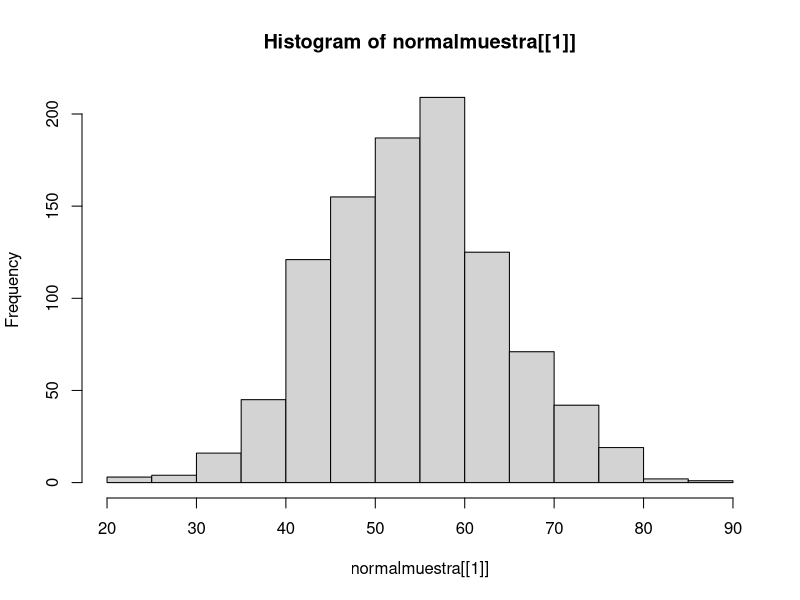

Reproduce this figure in R.
## ---- chunk 1

# Lanzar la moneda
N <- 5000 # Cantidad de lanzamientos
moneda <- c("cara","sello")
resultado <- sample(moneda, N, T)

# Calculo de la probabilidad
prob <- table(resultado)/N
print(prob)

# Calcular el error
Emin <- 0.0001 # Error aceptable
error = (prob - 0.5)
print(error)

# Esta dentro del error esperado?
error < Emin

## ---- chunk 2

# Lanzar la moneda
N <- 5000 # Cantidad de lanzamientos
moneda <- c("cara","sello")

# Se coloca las probabilidades en un arreglo
PROB_CARGADAS <- c(0.6,0.4)  # 0.6 para "cara" & 0.4 para "sello"
resultado <- sample(moneda, N, T, prob = PROB_CARGADAS)

# Calculo de la probabilidad
prob <- table(resultado)/N
print(prob)

# Calcular el error
Emin <- 0.0001 # Error aceptable
error = (prob - PROB_CARGADAS)
print(error)

# Esta dentro del error esperado?
error < Emin
## ---- chunk 3

# Donde n es la cantidad de datos a simular
# Donde theta es la probabilidad de exito
bernoulli <- function(n,theta) {
  uniformes=runif(n, min=0, max=1) # Mantenemos una linea constante 
  resultados=rep(0,n)
  for (i in 1:n) 
    if (uniformes[i]>=1-theta) 
      resultados[i]=1
    else 
      resultados[i]=0
  return(resultados) 
}


# La probabiidad de que salga Sello es 0.4
# El "0" es Cara 
muestra <- bernoulli(10,0.4)
table(muestra)

## ---- chunk 4
# Usamos la funcion de bernulli
muestra <- bernoulli(6,0.15)
table(muestra)
## ---- chunk 5
PROB_EXITO   <- 0.85
PROB_FRACASO <- 0.15

n <- 6
sum <-0
for (x in 0:6) {
  p <- choose(n,x)*PROB_EXITO^x*PROB_FRACASO^(n-x)
  print(p)
  sum <- sum + p
}
# Sumatoria de todas las probabilidades
print(sum)

#choose(6,2)*PROB_EXITO^2*PROB_FRACASO^6


## ---- chunk 6
prob_teoricas <-function(n,r) {
  
  PROB_EXITO   <- 0.85
  PROB_FRACASO <- 0.15

  x <- rep(0,n)
  
  for (i in 0:n)
    x[i]<-sum(bernoulli(r,theta))
    x[i] <- choose(n,x)*PROB_EXITO^x*PROB_FRACASO^(n-x)
  
  return(x)
}



## ---- chunk 7
#Funcion para generar numeros pseudoaleatorios 
# de una distribucion Binomial con parametros r y theta (primera forma)
# r : numero de repeticiones
binomial1 <- function(n,r,theta) {
  
  U=matrix(runif(n*r),n,r)
  
  resultados=matrix(0,n,r)
  for (i in 1:n)
    for (j in 1:r)
      if (U[i,j]<=theta)
        resultados[i,j]=1  
      else 
  resultados[i,j]=0
  #print(resultados)
  
  #vector=apply(resultados,1,sum)  # 1 suma filas
  vector=apply(resultados,2,sum)  # 2 suma columnas
  #print(vector)
  
  prob <- table(vector)/r
  print(prob)
  
}

n <-  6 # tamanho de muestra
r <- 50 # numero de repeticiones
PROB_EXITO <- 0.85

binomial1(n,r,PROB_EXITO)

## ---- chunk 8
n <-  6 # tamanho de muestra
r <- 50000 # numero de repeticiones
PROB_EXITO <- 0.85
binomial1(n,r,PROB_EXITO)

## ---- chunk 9
# Funcion para generar numeros pseudoaleatorios 
# de una distribucion Binomial con parametros 
# r y theta (segunda forma)
# r : numero de repeticiones
binomial2 <-function(n,r,theta) {
  x <- rep(0,n)
  
  for (i in 1:r)
    x[i]<-sum(bernoulli(n,theta))
  
  #print(x)
  
  prob = table(x)/r
  print(prob)
  
}

binomial2(6,50000,0.85)

## ---- chunk 10
# Usando librerias de R
rbinom(100,6,0.85)
# Sale
## ---- chunk 11
# Valores estimados de las probabilidades
r <-100000
mangos <- rbinom(r,6,0.85)
prob_estimada <- table(mangos)/r
print(prob_estimada)

## ---- chunk 12
# Valores teoricos de probabilidades
prob_teorica <- dbinom(0:6,6, 0.85)
print(prob_teorica)
## ---- chunk 13

## ---- chunk 14
# Obtiene la cantidad de veces que se repite la prueba hasta obtener el exito

rgeom(1,0.8)

# Si por ejemplo sale 2, entonces el Cazador mato al Tigre en el 3 tiro
## ---- chunk 15
r <- 100000 # numero de ensayos
table(rgeom(r, 0.8)) / r
## ---- chunk 16

## ---- chunk 17
normal2=function(n,mu,sigma)
{
x=rep(0,n)
y=rep(0,n)
for(i in 1:n)
{
 u1=runif(1, min=0,max=1)
 u2= runif(1, min=0,max=1)
 R=sqrt(-2*log(u1))
 Theta=2*pi*u2
 x[i]=R*cos(Theta)
 y[i]=R*sin(Theta)
A=mu+sigma*x
B=mu+sigma*y
}
return(list(A=A,B=B))
}

normalmuestra=normal2(1000,54,10)
hist(normalmuestra[[1]])

